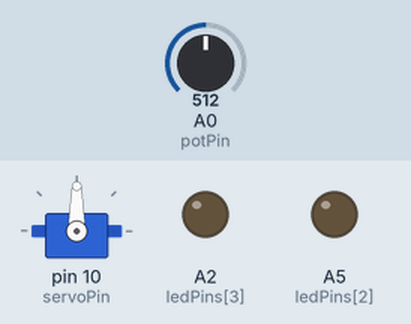
This sketch was run on a simulated Arduino Nano, built with avr-gcc and run on an emulated ATmega328P. On the bench: servo, output pins drawn as LEDs (lit = HIGH). The inputs (shaded band) are chosen by the test bench; at power-on: A0 (potPin) = 512.

Above: at 1.2 s.
1.3 s: A0 (potPin) set to 716
At 2.3 s:
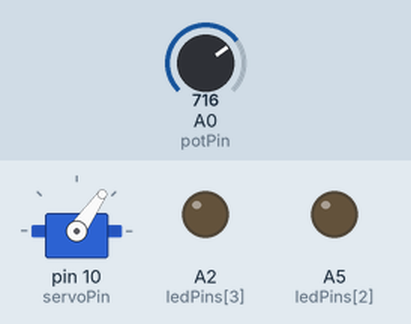
2.8 s: A0 (potPin) set to 900
At 3.2 s:
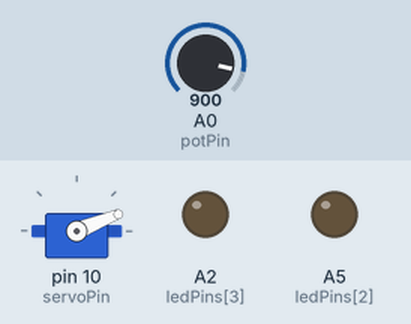
4.3 s: A0 (potPin) set to 1023
At 4.7 s:
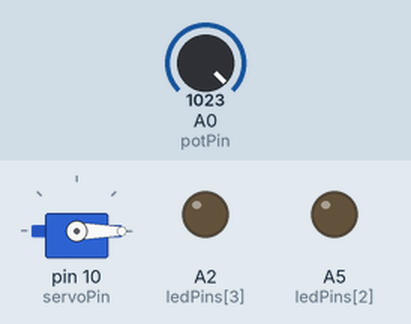
5.8 s: A0 (potPin) set to 306
At 6.8 s:
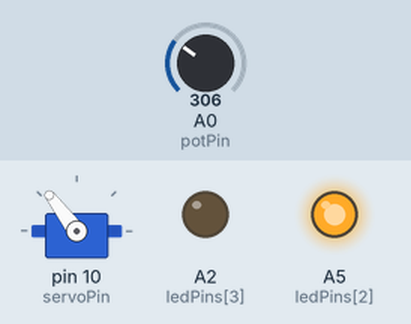
7.3 s: A0 (potPin) set to 122
At 7.7 s:
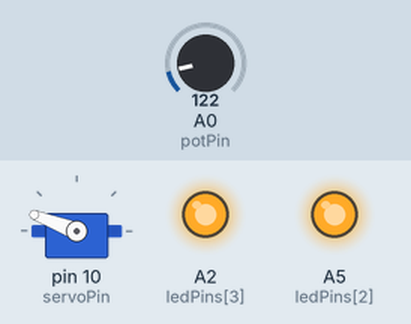
Timing chart, 0 to 9.8 s (numbered marks = the images above; inputs shaded):
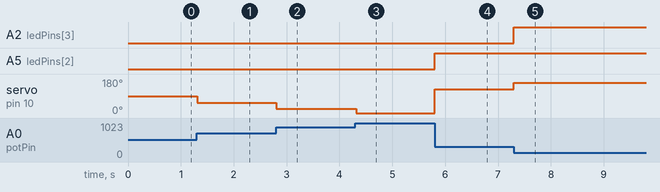

The sketch:

Servo.ino
```cpp
#include <Servo.h>


const int potPin  = A0;
const int servoPin = 10;
const int ledPins[] = {A7, A6, A5, A2};
const int numLEDs = sizeof(ledPins) / sizeof(ledPins[0]);


Servo myServo;


void setup() {
 myServo.attach(servoPin);
 for (int i = 0; i < numLEDs; i++) {
   pinMode(ledPins[i], OUTPUT);
   digitalWrite(ledPins[i], LOW);
 }
}


void loop() {
 int raw = analogRead(potPin);


 // Reverse direction safely
 int angle = map(raw, 0, 1023, 180, 0);
 angle = constrain(angle, 0, 180);
 myServo.write(angle);


 // Reverse LED logic to match servo direction
 int step = 1023 / numLEDs;
 for (int i = 0; i < numLEDs; i++) {
   if (raw < step * (numLEDs - i))
     digitalWrite(ledPins[i], HIGH);
   else
     digitalWrite(ledPins[i], LOW);
 }


 delay(15);
}
```

Measured:
- after the input at 1.3 s, servo on pin 10 (servoPin): 90° → 55° at once
- after the input at 2.8 s, servo on pin 10 (servoPin): 55° → 22° at once
- after the input at 4.3 s, servo on pin 10 (servoPin): 22° → 0° at once
- after the input at 5.8 s, A5 (ledPins[2]): LOW → HIGH at once; servo on pin 10 (servoPin): 0° → 127° at once
- after the input at 7.3 s, A2 (ledPins[3]): LOW → HIGH at once; servo on pin 10 (servoPin): 127° → 159° at once
